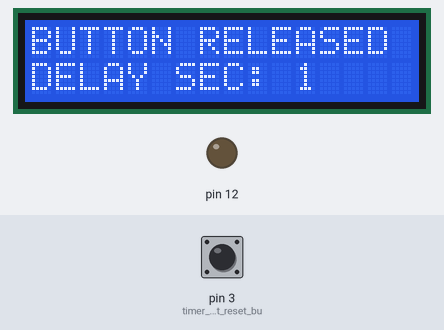
A sketch run on a simulated Arduino Uno, built with avr-gcc and run on an emulated ATmega328P. Shown: 16×2 character LCD, output pins drawn as LEDs (lit = HIGH). Inputs (shaded band) come from the test bench; at power-on: pin 3 (timer_and_output_reset_bu) HIGH.

Above: at 1.2 s.
1.3 s: pin 3 (timer_and_output_reset_bu) pulled LOW for 0.15 s
At 1.8 s:
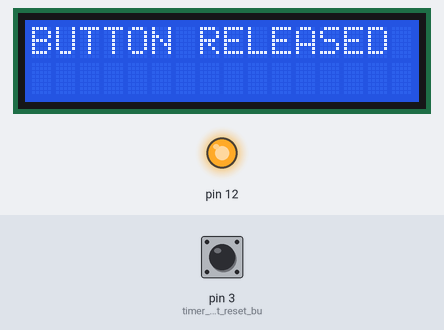
4.4 s: pin 3 (timer_and_output_reset_bu) pulled LOW for 1 s
At 5.2 s:
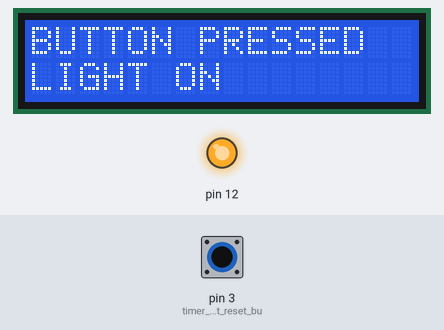
8.4 s: pin 3 (timer_and_output_reset_bu) pulled LOW for 3.2 s
At 12.4 s:
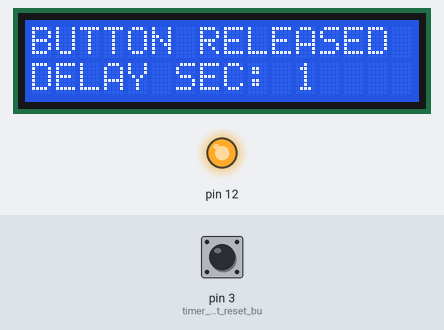
14.6 s: pin 3 (timer_and_output_reset_bu) pulled LOW for 3.2 s
At 19.6 s:
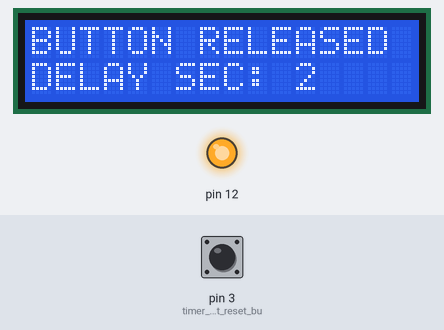
Timing chart, 0 to 21.1 s (numbered marks = the images above; inputs shaded):
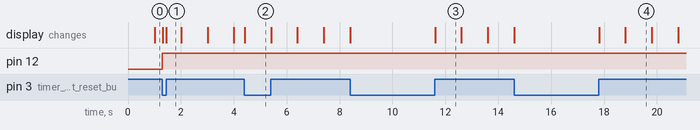

Measured:
- after the input at 1.3 s, pin 12: LOW → HIGH at once; the display: first changes at once (image 1 shows a later state)
- after the input at 4.4 s, the display: changes at once (image 2)
- after the input at 8.4 s, the display: first changes at once (image 3 shows a later state)
- after the input at 14.6 s, the display: first differs from a run without the input at once (image 4 shows a later state)
- what the display in image 1 shows lasts 0.5 s, from 1.5 s to 2.0 s
- what the display in image 3 shows lasts 1.0 s, from 11.6 s to 12.6 s

The sketch:

OFF_Delat_timer_with_millis.ino
```cpp
#include <LiquidCrystal.h>


const int rs = 9, en = 8, d4 = 7, d5 = 6, d6 = 5, d7 = 4; //LCD pins Connection
LiquidCrystal lcd(rs, en, d4, d5, d6, d7); //LCD pins initiallization
int m0=0; //varialbe for indication of button pressed or not
int delay_sec=60; // variable store OFF delay time (set for 1 minute)
unsigned long current_time=0; //variable that will store current value of millis()function
unsigned long previous_time=0; // variable that will store previous value of millis() function
int sec=0; //variable that will count seconds
int current_state=0; //variable store current button State
int previous_state=0; //variable store previous button State
void setup() {
  lcd.begin(16,2);
  pinMode(3,INPUT_PULLUP); //timer and output reset button
  pinMode(12,OUTPUT);


}

void loop() {

current_time=millis();
current_state=digitalRead(3);

if (current_state!=previous_state)
{
  if(current_state==LOW)
  {m0=0;
  digitalWrite(12,HIGH);
  lcd.clear();
  lcd.setCursor(0,0);
  lcd.print("BUTTON PRESSED");
   lcd.setCursor(0,1);
    lcd.print("LIGHT ON");
  }
  if (current_state==HIGH)
  {m0=1;
  sec=0;
  lcd.clear();
  lcd.setCursor(0,0);
  lcd.print("BUTTON RELEASED"); //msg will print on display when button pressed
  }
  previous_state=current_state;
  }
  if(m0==1)
  {
    if((current_time-previous_time)>=1000)
    {
      sec++;
      lcd.clear();
      lcd.setCursor(0,0);
      lcd.print("BUTTON RELEASED"); //msg will print on display when button released
      lcd.setCursor(0,1);
      lcd.print("DELAY SEC: ");//msg will print on display when button released
      lcd.print(sec);// Seconds value will print on display when button released
      previous_time=current_time;
     if (sec>=delay_sec)
     {
      m0=0;
         lcd.clear();
      digitalWrite(12,LOW);
        lcd.setCursor(0,0);
      lcd.print("DELAY COMPLETED");//msg will display at the end of delay
        lcd.setCursor(0,1);
        lcd.print("LIGHT OFF"); //msg will display at the end of delay
      delay(1000); //msg for ending delay time
      lcd.clear();
       lcd.setCursor(0,0);
lcd.print("TIMER STATUS:OFF"); //msg will display when timer off
lcd.setCursor(0,1);
lcd.print("SET DELAY: "); //msg will display when timer off
lcd.print(delay_sec); //delay time in seconds will print on display when timer off

      }
      }
    }
}
```
